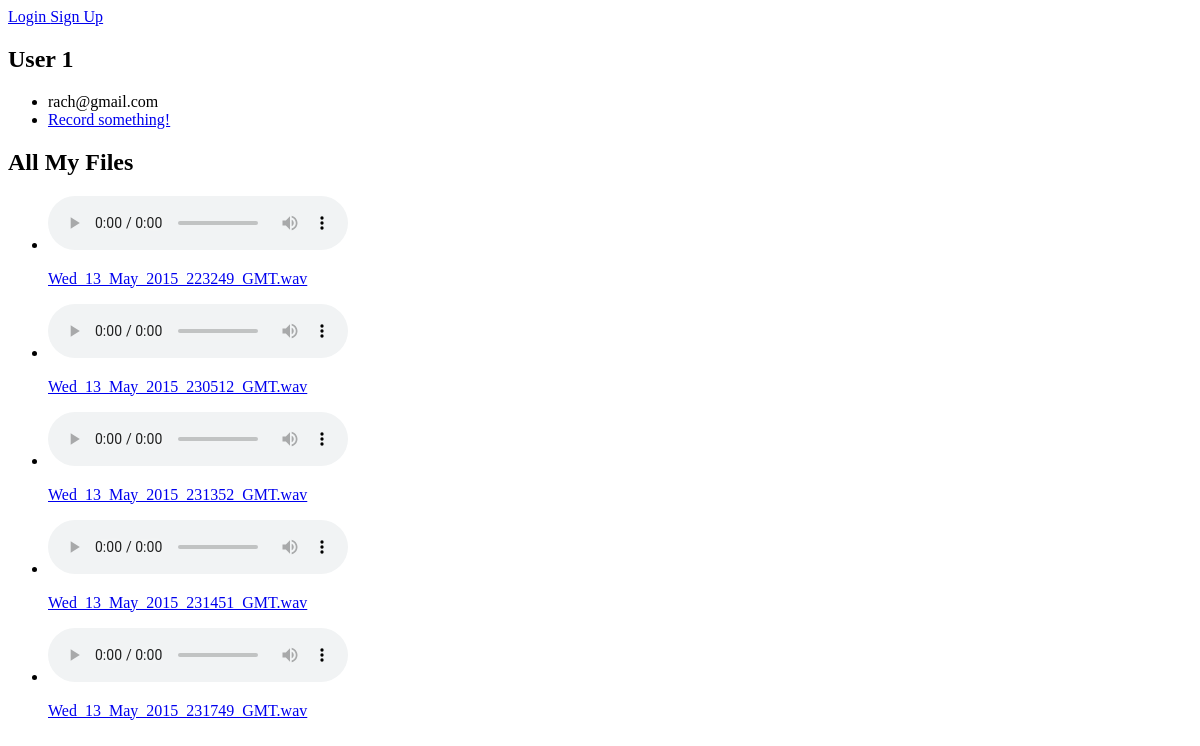
The page /user/1 on the database as committed earlier.
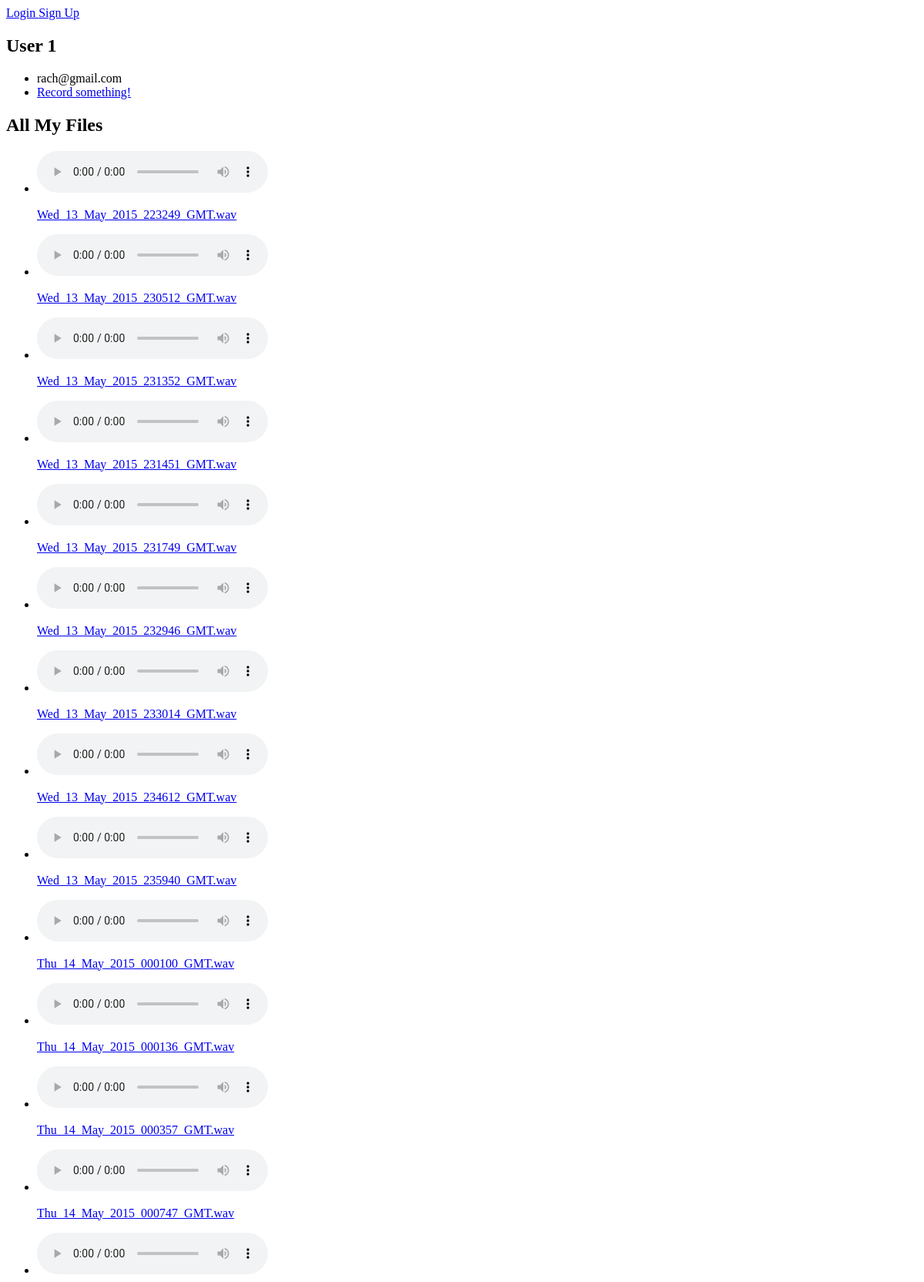
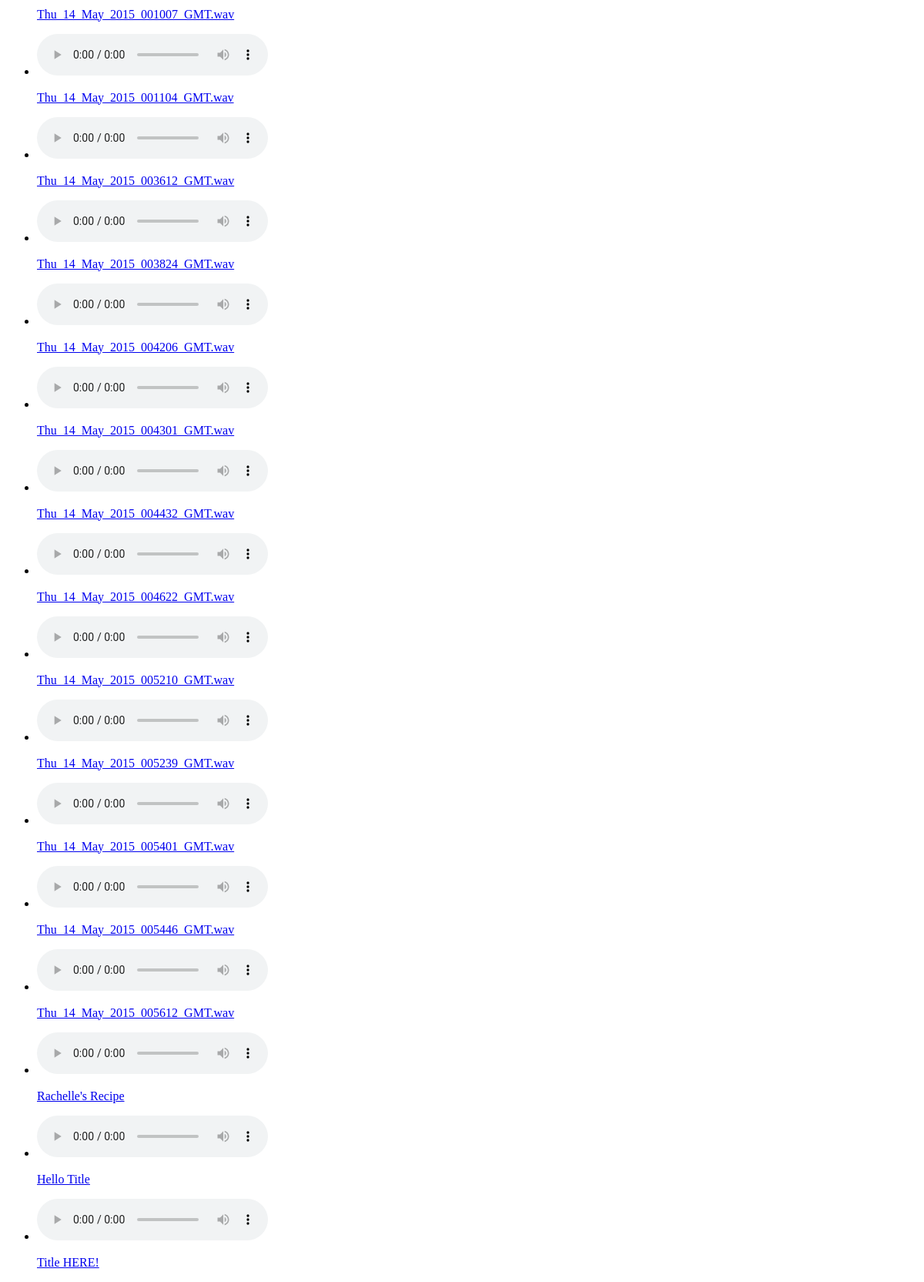
The same page on the database as committed later (2 pictures, top to bottom).
### model.py (models this page shows, shortened)
class User(db.Model):
    __tablename__ = "Users"
    id = db.Column(db.Integer, autoincrement=True, primary_key=True)
    email = db.Column(db.String(100), nullable=False)
    password = db.Column(db.String(50), nullable=False)
    first_name = db.Column(db.String(50), nullable=False)
    last_name = db.Column(db.String(50), nullable=False)

class Upload(db.Model):
    __tablename__ = "Uploads"
    id = db.Column(db.Integer, autoincrement=True, primary_key=True)
    user_id = db.Column(db.Integer, db.ForeignKey('Users.id'), nullable=False)
    title = db.Column(db.String, nullable=False, default='Untitled')
    description = db.Column(db.String)
    path = db.Column(db.String(50))
    mimetype = db.Column(db.String(50), default='wav') # wav, jpg, mp3
    user = db.relationship("User", backref=db.backref("uploads", order_by=id))

### server.py (the view)
@app.route('/user/<int:id>')
def user_page(id):
	"""Show more information about the single user logged in."""
	user = User.query.get(id)
	return render_template("user_page.html", user=user)

### templates/user_page.html
{% extends 'base.html' %}
{% block content %}
    <h2>User {{ user.id }}</h2>
    <ul>
      <li>{{ user.email }}</li>
      <li><a href="/record-loggedin">Record something!</a>
    </ul>
    {% if user.uploads %}
    <h2>All My Files</h2>
    <ul>
    	{% for upload in user.uploads %}
    		<li>
				<audio controls>
					<source src="/uploads/{{ upload.path }}" type="audio/wav">
				</audio>
    			<p><a href="/uploads/{{ upload.path }}">
                    {% if upload.title != 'Untitled' %}
                        {{ upload.title }}
                    {% else %}
                        {{ upload.path }}
                    {% endif %}
                    </a></p>
    		</li>
    	{% endfor %}
    </ul>
    {% endif %}
{% endblock %}

### templates/base.html (shortened to what this page needs)
<!doctype html>
<html>
<head>
</head>
<body>
	{% if 'email' in session %}
        <a href='/logout'>Logout </a>
    {% else %}
        <a href='/login'> Login </a>
        <a href='/signup'>Sign Up</a>
    {% endif %}
	{% block content %}{% endblock %}
</body>
</html>

Rows that differ between the two databases and show on the page:
added Upload: path "Wed_13_May_2015_232946_GMT.wav"
added Upload: path "Wed_13_May_2015_233014_GMT.wav"
added Upload: path "Wed_13_May_2015_234612_GMT.wav"
added Upload: path "Wed_13_May_2015_235940_GMT.wav"
added Upload: path "Thu_14_May_2015_000100_GMT.wav"
added Upload: path "Thu_14_May_2015_000136_GMT.wav"
added Upload: path "Thu_14_May_2015_000357_GMT.wav"
added Upload: path "Thu_14_May_2015_000747_GMT.wav"
added Upload: path "Thu_14_May_2015_001007_GMT.wav"
added Upload: path "Thu_14_May_2015_001104_GMT.wav"
added Upload: path "Thu_14_May_2015_003612_GMT.wav"
added Upload: path "Thu_14_May_2015_003824_GMT.wav"
added Upload: path "Thu_14_May_2015_004206_GMT.wav"
added Upload: path "Thu_14_May_2015_004301_GMT.wav"
added Upload: path "Thu_14_May_2015_004432_GMT.wav"
added Upload: path "Thu_14_May_2015_004622_GMT.wav"
added Upload: path "Thu_14_May_2015_005210_GMT.wav"
added Upload: path "Thu_14_May_2015_005239_GMT.wav"
added Upload: path "Thu_14_May_2015_005401_GMT.wav"
added Upload: path "Thu_14_May_2015_005446_GMT.wav"
added Upload: path "Thu_14_May_2015_005612_GMT.wav"
added Upload: title "Rachelle's Recipe"
added Upload: title "Hello Title"
added Upload: title "Title HERE!"
